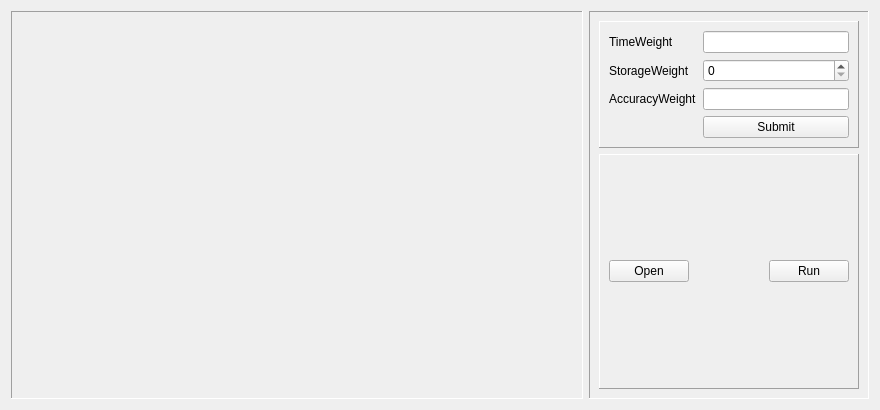
<?xml version="1.0" encoding="UTF-8"?>
<ui version="4.0">
 <class>centralWidget</class>
 <widget class="QWidget" name="centralWidget">
  <property name="geometry">
   <rect>
    <x>0</x>
    <y>0</y>
    <width>880</width>
    <height>410</height>
   </rect>
  </property>
  <property name="windowTitle">
   <string>MainWindow</string>
  </property>
  <layout class="QHBoxLayout" name="horizontalLayout" stretch="5,2">
   <item>
    <widget class="QFrame" name="frame_2">
     <property name="frameShape">
      <enum>QFrame::Panel</enum>
     </property>
     <property name="frameShadow">
      <enum>QFrame::Sunken</enum>
     </property>
     <layout class="QHBoxLayout" name="horizontalLayout_2">
      <item>
       <widget class="QLabel" name="labelImage">
        <property name="text">
         <string/>
        </property>
       </widget>
      </item>
     </layout>
    </widget>
   </item>
   <item>
    <widget class="QFrame" name="frame">
     <property name="sizePolicy">
      <sizepolicy hsizetype="Fixed" vsizetype="Preferred">
       <horstretch>0</horstretch>
       <verstretch>0</verstretch>
      </sizepolicy>
     </property>
     <property name="minimumSize">
      <size>
       <width>280</width>
       <height>0</height>
      </size>
     </property>
     <property name="frameShape">
      <enum>QFrame::Panel</enum>
     </property>
     <property name="frameShadow">
      <enum>QFrame::Sunken</enum>
     </property>
     <layout class="QVBoxLayout" name="verticalLayout" stretch="0,0">
      <item>
       <widget class="QFrame" name="frame">
        <property name="enabled">
         <bool>true</bool>
        </property>
        <property name="sizePolicy">
         <sizepolicy hsizetype="Preferred" vsizetype="Fixed">
          <horstretch>0</horstretch>
          <verstretch>0</verstretch>
         </sizepolicy>
        </property>
        <property name="minimumSize">
         <size>
          <width>0</width>
          <height>100</height>
         </size>
        </property>
        <property name="frameShape">
         <enum>QFrame::Panel</enum>
        </property>
        <property name="frameShadow">
         <enum>QFrame::Raised</enum>
        </property>
        <layout class="QGridLayout" name="gridLayout">
         <item row="2" column="2">
          <widget class="QLineEdit" name="lineEditAcc"/>
         </item>
         <item row="1" column="2">
          <widget class="QSpinBox" name="spinBoxStorage"/>
         </item>
         <item row="0" column="0">
          <widget class="QLabel" name="label">
           <property name="text">
            <string>TimeWeight</string>
           </property>
          </widget>
         </item>
         <item row="0" column="2">
          <widget class="QLineEdit" name="lineEditTime"/>
         </item>
         <item row="1" column="0">
          <widget class="QLabel" name="label_2">
           <property name="text">
            <string>StorageWeight</string>
           </property>
          </widget>
         </item>
         <item row="2" column="0">
          <widget class="QLabel" name="label_5">
           <property name="text">
            <string>AccuracyWeight</string>
           </property>
          </widget>
         </item>
         <item row="3" column="2">
          <widget class="QPushButton" name="pushButtonSubmit">
           <property name="text">
            <string>Submit</string>
           </property>
          </widget>
         </item>
        </layout>
       </widget>
      </item>
      <item>
       <widget class="QFrame" name="frame_2">
        <property name="frameShape">
         <enum>QFrame::Panel</enum>
        </property>
        <property name="frameShadow">
         <enum>QFrame::Raised</enum>
        </property>
        <layout class="QVBoxLayout" name="verticalLayout_2">
         <item>
          <layout class="QHBoxLayout" name="horizontalLayout_6">
           <item>
            <widget class="QPushButton" name="pushButtonOpen">
             <property name="text">
              <string>Open</string>
             </property>
            </widget>
           </item>
           <item>
            <spacer name="horizontalSpacer_4">
             <property name="orientation">
              <enum>Qt::Horizontal</enum>
             </property>
             <property name="sizeHint" stdset="0">
              <size>
               <width>40</width>
               <height>20</height>
              </size>
             </property>
            </spacer>
           </item>
           <item>
            <widget class="QPushButton" name="pushButtonRun">
             <property name="text">
              <string>Run</string>
             </property>
            </widget>
           </item>
          </layout>
         </item>
        </layout>
       </widget>
      </item>
     </layout>
    </widget>
   </item>
  </layout>
 </widget>
 <resources/>
 <connections/>
</ui>
